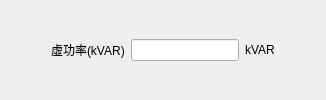
                    <widget class="QWidget" name="page_17">
                     <layout class="QGridLayout" name="gridLayout_8">
                      <item row="0" column="0">
                       <layout class="QHBoxLayout" name="horizontalLayout_8">
                        <item>
                         <spacer name="horizontalSpacer_13">
                          <property name="orientation">
                           <enum>Qt::Horizontal</enum>
                          </property>
                          <property name="sizeHint" stdset="0">
                           <size>
                            <width>40</width>
                            <height>20</height>
                           </size>
                          </property>
                         </spacer>
                        </item>
                        <item>
                         <widget class="QLabel" name="label_52">
                          <property name="text">
                           <string>虛功率(kVAR)</string>
                          </property>
                         </widget>
                        </item>
                        <item>
                         <widget class="QLineEdit" name="lineEdit_41"/>
                        </item>
                        <item>
                         <widget class="QLabel" name="label_53">
                          <property name="text">
                           <string>kVAR</string>
                          </property>
                         </widget>
                        </item>
                        <item>
                         <spacer name="horizontalSpacer_14">
                          <property name="orientation">
                           <enum>Qt::Horizontal</enum>
                          </property>
                          <property name="sizeHint" stdset="0">
                           <size>
                            <width>40</width>
                            <height>20</height>
                           </size>
                          </property>
                         </spacer>
                        </item>
                       </layout>
                      </item>
                     </layout>
                    </widget>
